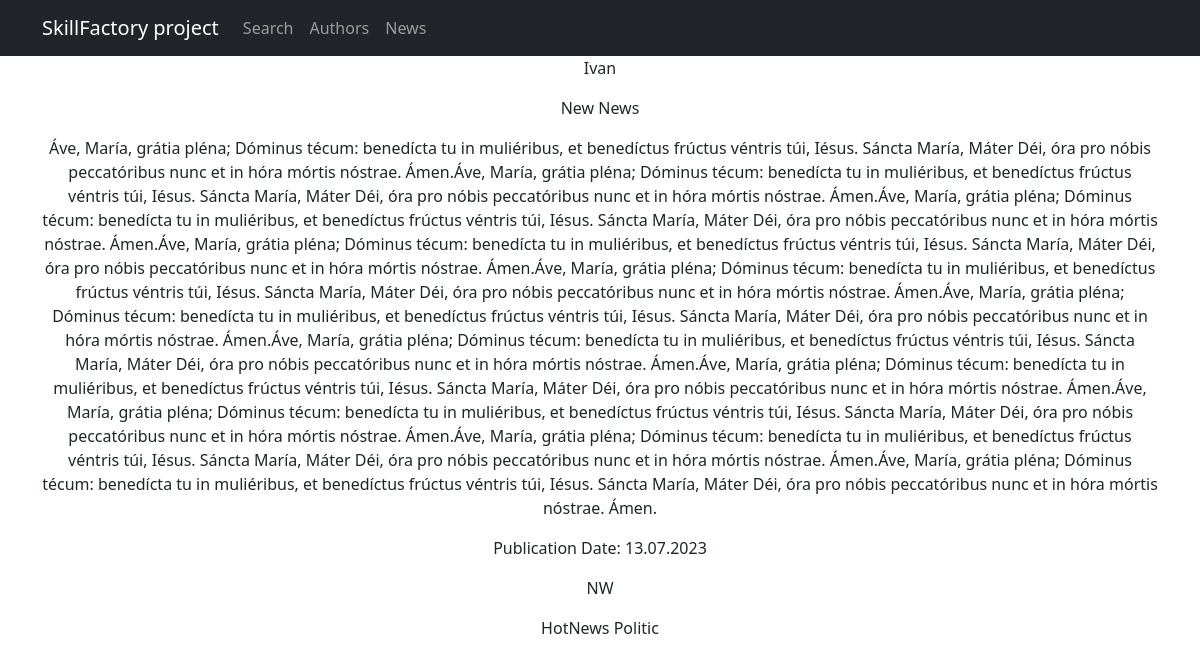
The page /news/1/ on the database as committed earlier.
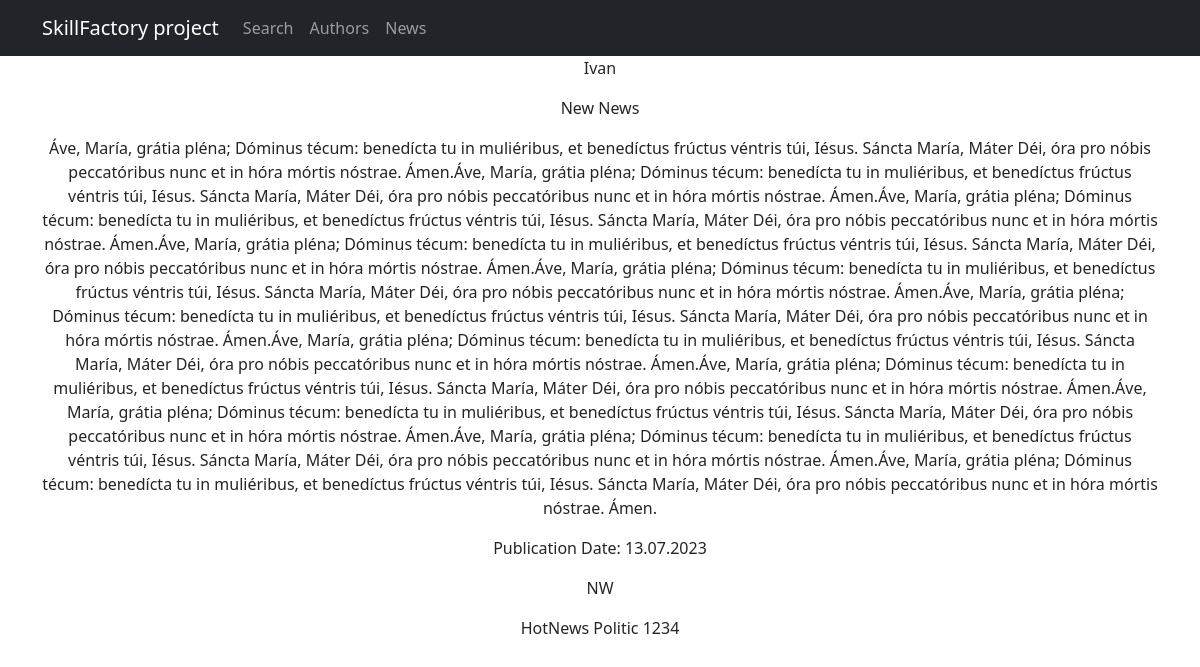
The same page on the database as committed later.
### NewsApp/models.py (models this page shows, shortened)
class Category(models.Model):
    name = models.CharField(max_length=64, unique=True)
    subscribers = models.ManyToManyField(User, blank=True, null=True, related_name='categories')

### NewsApp/views.py (the view)
# urls.py: path('news/<int:pk>/', PostDetail.as_view(), name='Post'),
class PostDetail(DetailView):
    model = Post
    context_object_name = 'Post'

### NewsApp/models.py (called while the page is built)
    def __str__(self):
        return f'{self.authorUser.username}'

    def real_time(self):
        return 'Publication Date: {}'.format(self.dateCreation.strftime('%d.%m.%Y'))

### NewsApp/templates/NewsApp/post_detail.html
{% extends 'NewsApp/default.html' %}
{% load my_filter %}
{% block content %}
<p>{{ Post.author }}<p/>
<p>{{ Post.title|censor }}<p/>
<p>{{ Post.text|censor }}<p/>
<p>{{ Post.real_time}}</p>
<p>{{ Post.categoryType}}</p>
<p>{% for cat in Post.postCategory.all %}
    {{ cat.name }}
    {% endfor %}
</p>
{% endblock %}

Rows that differ between the two databases and show on the page:
added Category: name "1234"
